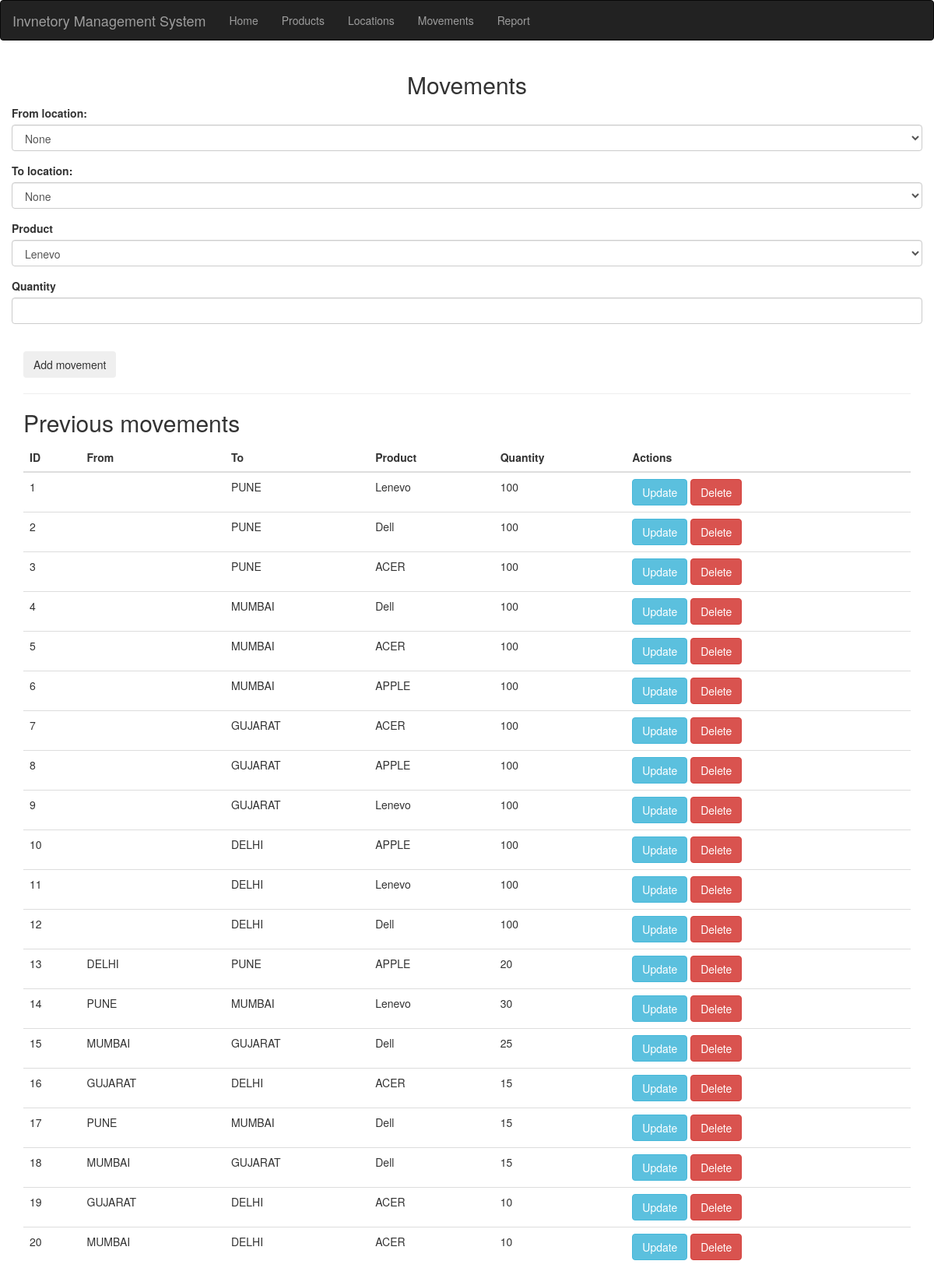
/movements, run on the app's committed database.
### app.py (models this page shows, shortened)
class Movement(db.Model):
    movement_id= db.Column(db.Integer,primary_key=True)
    product_id= db.Column(db.Integer,db.ForeignKey('product.id'))
    product = db.relationship("Product")
    to_location_id = db.Column(db.Integer,db.ForeignKey('location.id'))
    to_location =   db.relationship("Location",primaryjoin=to_location_id==Location.id)
    from_location_id = db.Column(db.Integer,db.ForeignKey('location.id'))
    from_location = db.relationship("Location",primaryjoin=from_location_id==Location.id)
    quantity = db.Column(db.Integer)

class Location(db.Model):
    __tablename__ = 'location'
    id = db.Column(db.Integer,primary_key=True)
    name= db.Column(db.String(50))

class Product(db.Model):
    __tablename__ = 'product'
    id = db.Column(db.Integer,primary_key=True)
    name = db.Column(db.String(50),nullable=False)

### app.py (the view, shortened to what this page needs)
@app.route('/movements', methods=["GET", "POST"])
def movements():
    if request.method == "GET":
        products = Product.query.all()
        locations = Location.query.all()
        movements = Movement.query.all()
        return render_template('movements.html', products=products, locations=locations, movements=movements)

### templates/movements.html (shortened to what this page needs)
{% extends 'base.html' %}
{% block body %}
<div class="container">
    <h2 class="text-center mt-3">
        Movements
    </h2>
    <form action="/movements" method="post">
        <div class="row">
            <div class="form-group col">
                <label for="from-location">From location:</label>
                <select name="from-location" id="from-location" class="form-control">
                    <option value="none">None</option>
                </select>
            </div>
            <div class="form-group col">
                <label for="to-location">To location:</label>
                <select name="to-location" id="to-location" class="form-control">
                    <option value="none">None</option>
                </select>
            </div>
        </div>
        <div class="row">
            <div class="form-group col">
                <label for="product">Product</label>
                <select name="product" id="product" class="form-control">
                    {% for product in products %}
                    <option value="{{ product.id }}">{{product.name}}</option>
                    {% endfor %}
                </select>
            </div>
            <div class="form-group col">
                <label for="quantity">Quantity</label>
                <input type="number" name="quantity" id="quantity" class="form-control" min="1">
            </div>
        </div>
        <input type="submit" value="Add movement" class="btn btn-outline-dark col-15 h1">
    </form>
    {% if movements|length < 1 %}
    <h4>No movements yet</h4>
    {% else %}
    <hr>
    <h2>
        Previous movements
    </h2>
    <table class="table">
        <thead>
            <tr>
                <th>ID</th>
                <th>From</th>
                <th>To</th>
                <th>Product</th>
                <th>Quantity</th>
                <th>Actions</th>
            </tr>
        </thead>
        <tbody>
            {% for movement in movements %}
            <tr>
                <td>{{ movement.movement_id }}</td>
                <td>{{ movement.from_location.name }}</td>
                <td>{{ movement.to_location.name }}</td>
                <td>{{ movement.product.name }}</td>
                <td>{{ movement.quantity }}</td>
                <td>
                    <a href="/movements/{{ movement.movement_id }}/update" class="btn btn-info">Update</a>
                    <form action="/movements/{{ movement.movement_id }}/delete" method="post" style="display: inline;">
                        <button type="submit" class="btn btn-danger" onclick="return confirm('Are you sure you want to delete this movement?')">Delete</button>
                    </form>
                </td>
            </tr>
            {% endfor %}
        </tbody>
    </table>
    {% endif %}
</div>
{% endblock %}

### templates/base.html (shortened to what this page needs)
<!DOCTYPE html>
<html lang="en">
<head>
  <link rel="stylesheet" href="https://maxcdn.bootstrapcdn.com/bootstrap/3.4.1/css/bootstrap.min.css">
</head>
<body>
  <nav class="navbar navbar-inverse">
    <div class="container-fluid">
      <div class="navbar-header">
        <a class="navbar-brand" href="#">Invnetory Management System </a>
      </div>
      <ul class="nav navbar-nav">
        <li><a href="/">Home</a></li>
        <li><a href="/products">Products</a></li>
        <li><a href="/locations">Locations</a></li>
        <li><a href="/movements">Movements</a></li>
        <li><a href="/report">Report</a></li>
      </ul>
    </div>
  </nav>
    {% block body %} {% endblock %}
</body>
</html>

### data on the page
Movement: movement_id "1", to_location.name "PUNE", product.name "Lenevo", quantity "100"
Movement: movement_id "2", to_location.name "PUNE", product.name "Dell", quantity "100"
Movement: movement_id "3", to_location.name "PUNE", product.name "ACER", quantity "100"
Movement: movement_id "4", to_location.name "MUMBAI", product.name "Dell", quantity "100"
Movement: movement_id "5", to_location.name "MUMBAI", product.name "ACER", quantity "100"
Movement: movement_id "6", to_location.name "MUMBAI", product.name "APPLE", quantity "100"
Movement: movement_id "7", to_location.name "GUJARAT", product.name "ACER", quantity "100"
Movement: movement_id "8", to_location.name "GUJARAT", product.name "APPLE", quantity "100"
Movement: movement_id "9", to_location.name "GUJARAT", product.name "Lenevo", quantity "100"
Movement: movement_id "10", to_location.name "DELHI", product.name "APPLE", quantity "100"
Movement: movement_id "11", to_location.name "DELHI", product.name "Lenevo", quantity "100"
Movement: movement_id "12", to_location.name "DELHI", product.name "Dell", quantity "100"
Movement: movement_id "13", from_location.name "DELHI", to_location.name "PUNE", product.name "APPLE", quantity "20"
Movement: movement_id "14", from_location.name "PUNE", to_location.name "MUMBAI", product.name "Lenevo", quantity "30"
Movement: movement_id "15", from_location.name "MUMBAI", to_location.name "GUJARAT", product.name "Dell", quantity "25"
Movement: movement_id "16", from_location.name "GUJARAT", to_location.name "DELHI", product.name "ACER", quantity "15"
Movement: movement_id "17", from_location.name "PUNE", to_location.name "MUMBAI", product.name "Dell", quantity "15"
Movement: movement_id "18", from_location.name "MUMBAI", to_location.name "GUJARAT", product.name "Dell", quantity "15"
Movement: movement_id "19", from_location.name "GUJARAT", to_location.name "DELHI", product.name "ACER", quantity "10"
Movement: movement_id "20", from_location.name "MUMBAI", to_location.name "DELHI", product.name "ACER", quantity "10"

### other printed values
form field product "Lenevo"
